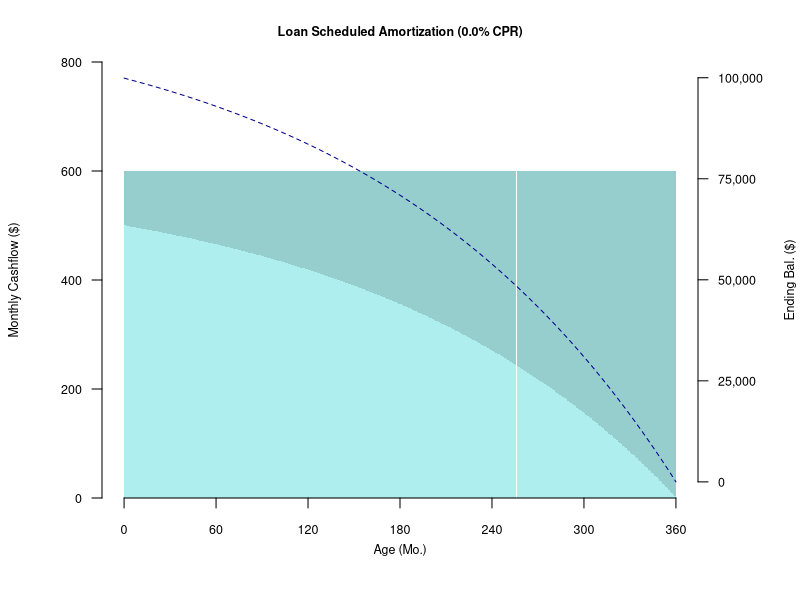
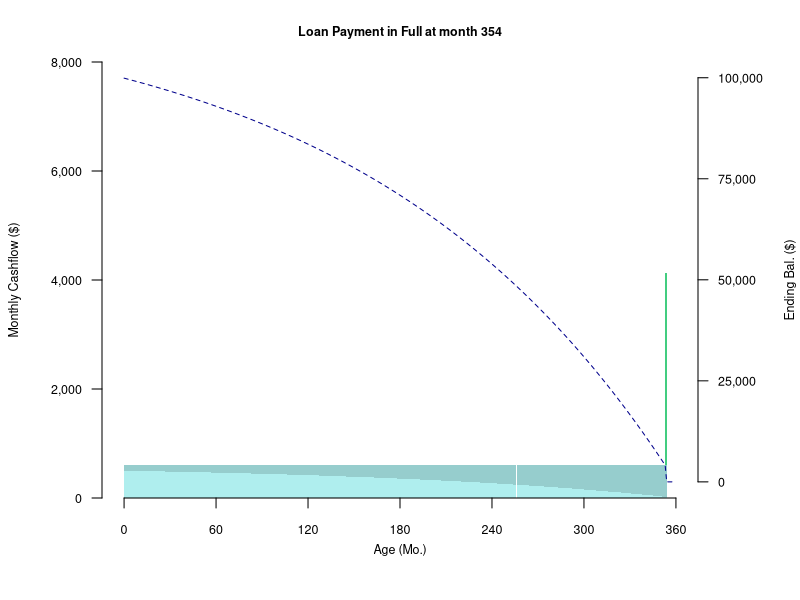
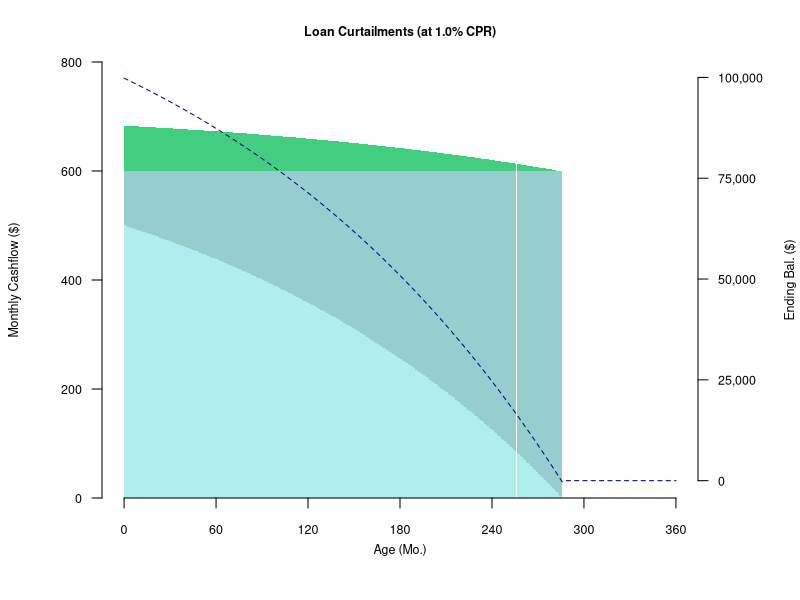
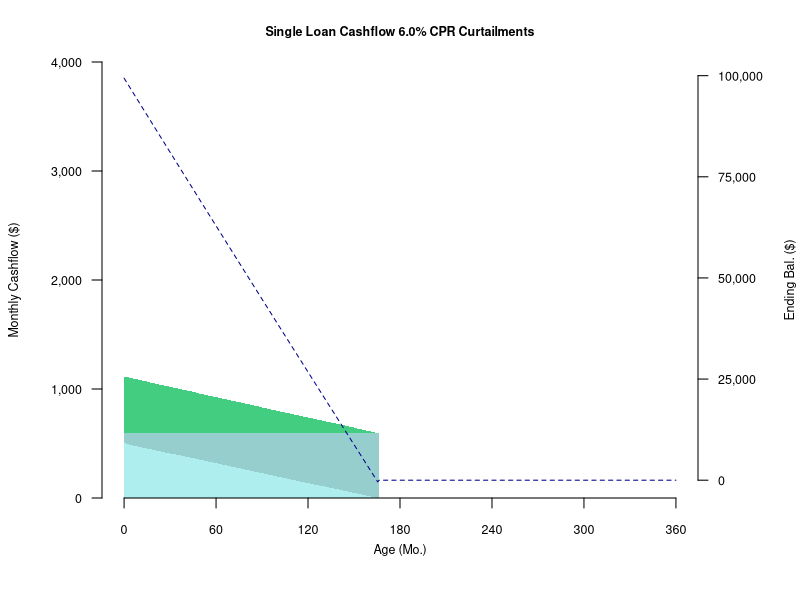
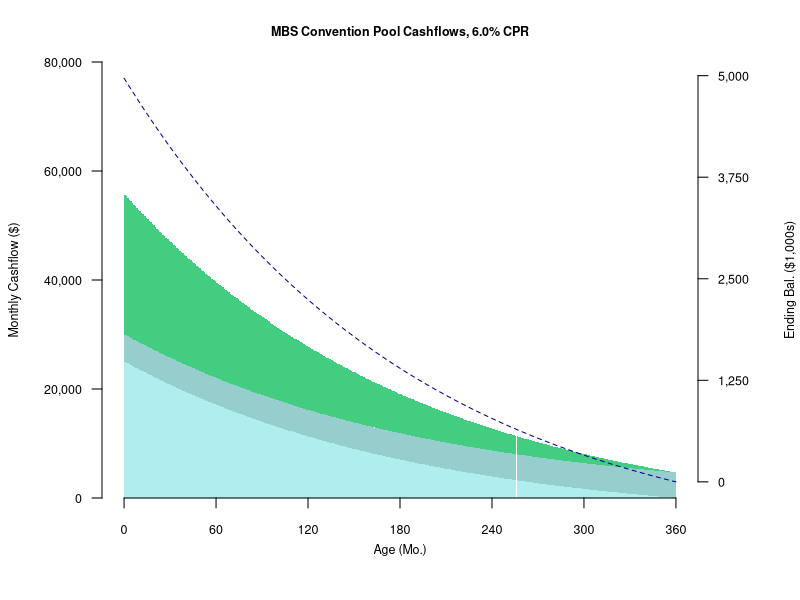
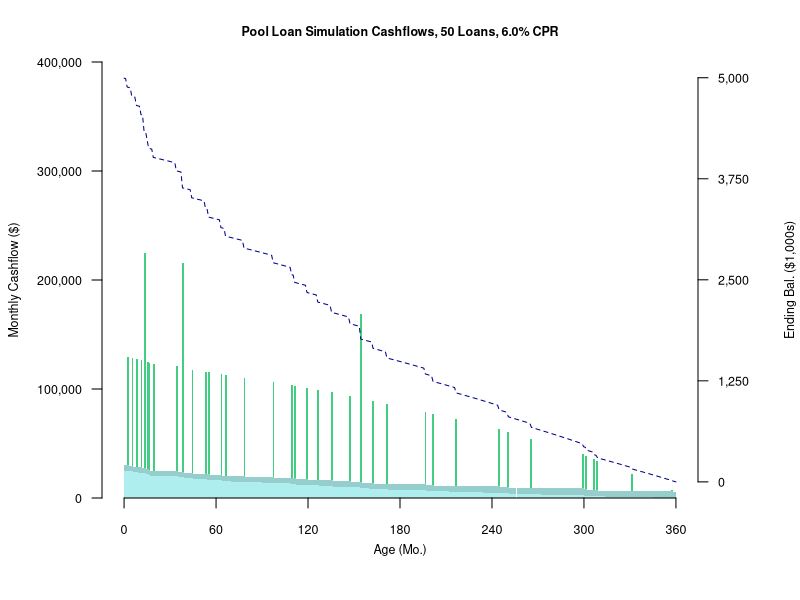
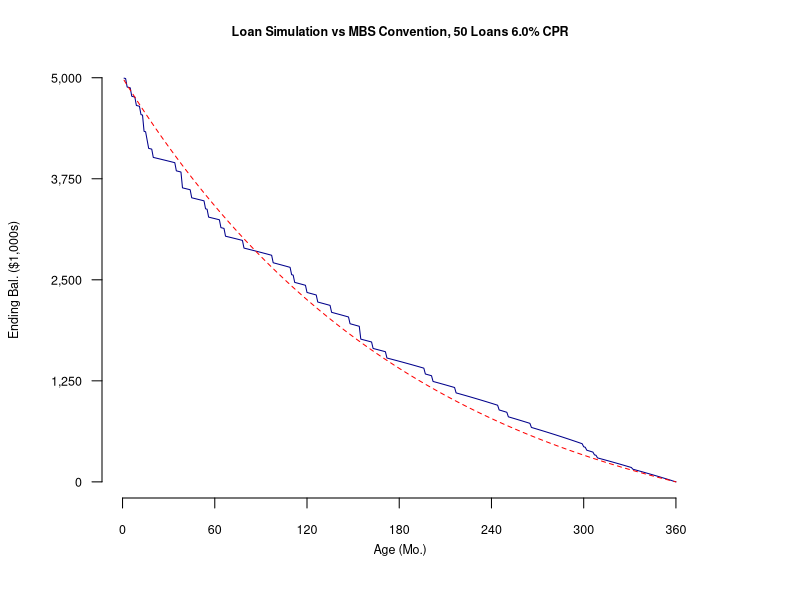

The R script that drew these images, in order:
## ---- chunk 1
library(dplyr)
library(data.table)
knitr::opts_chunk$set(echo = FALSE,fig.width=6,fig.height=3,dpi=300)
sched.prin.col<-"paleturquoise3"
int.col<-"paleturquoise"
unsched.prin.col<-"seagreen3"
ebal.col<-"darkblue"
ebal2.col<-"red"
cex.size<-0.75
## ---- chunk 2
orig.term<-360
note.rate<-0.06
orig.bal<-100000
scalar.cpr<-0.06 
cpr<-replicate(orig.term,scalar.cpr)
# parameter string equivalents
scalar.smm<-1-(1-scalar.cpr)^(1/12)
note.rate.str<-sprintf("%5.2f%%",note.rate*100)
orig.bal.str<-prettyNum(orig.bal,big.mark=",", scientific=FALSE)

scalar.cpr.str<-sprintf("%5.2f%%",scalar.cpr*100)
scalar.smm.str<-sprintf("%5.2f%%",scalar.smm*100)
## ---- chunk 3
loan.count<-50
## ---- chunk 4
# level.pay.calc()
# returns level (scheduled) payment given term to maturity and note.rate
level.pay.calc<-function(rem.term,monthly.rate)
{
  monthly.payment<-(monthly.rate*(1+monthly.rate)^rem.term)/((1+monthly.rate)^rem.term-1)
  return(monthly.payment)
}# level.pay.calc()
## ---- chunk 5
# amortize single loan incorporating prepayments
# CPR == 1 signifies paid-in-full
# 0 < CPR < 1 are curtailments
amort.loan.cf<-function(orig.term,note.rate,orig.bal,cpr=c(NA))
{
  monthly.rate<-note.rate/12
  if(is.na(cpr[1])){
    smm<-replicate(orig.term,0)
  } else {
    smm<-1-(1-cpr)^(1/12)
  }
  level.pay<-level.pay.calc(orig.term,monthly.rate)*orig.bal
  # initialize data.table for output
  cf<-data.table(mon=1:orig.term)
  cf[1,bbal:=orig.bal]
  cf[,int:=0]
  cf[,sched.prin:=0]
  cf[,unsched.prin:=0]
  cf[,prin:=0]
  cf[,eschedbal:=0]
  cf[,ebal:=0]
  # begin amortization
  mo.bbal<-orig.bal
  mo.unsched.prin<-0
  for(m in 1:orig.term){
    mo.int<-mo.bbal * monthly.rate        # pay interest first
    mo.sched.prin<-level.pay - mo.int     # remainder of payment is sched prin
    mo.eschedbal<-mo.bbal - mo.sched.prin # balance after sched prin is sched bal
    mo.unsched.prin<-mo.eschedbal*smm[m]  # unsched prin is % of sched bal
    mo.prin<-mo.sched.prin + mo.unsched.prin # total prin is sched + unsched prin
    mo.ebal<-mo.bbal - mo.prin            # ending actual balance
    # copy results to data.matrix, rounding to $0.01
    cf[m,bbal:=round(mo.bbal,2)]
    cf[m,int:=round(mo.int,2)]
    cf[m,sched.prin:=round(mo.sched.prin,2)]
    cf[m,unsched.prin:=round(mo.unsched.prin,2)]
    cf[m,prin:=round(mo.prin,2)]
    cf[m,eschedbal:=round(mo.eschedbal,2)]
    cf[m,ebal:=round(mo.ebal,2)]
    if(mo.ebal<=0.005) break
    mo.bbal<-mo.ebal # for next month
  }
  return (cf)
} # amort.loan.cf()
## ---- chunk 6
# amort.pool.cf()
# Amortize loan pool using MBS convention
# which models prepayments as continuous
# and pool as consisting of many loans of 0.01 each
# CPR in a given month represents the % of loans that PAY IN FULL that month
# there is no provision for curtailments
amort.pool.cf<-function(orig.term,note.rate,orig.bal,cpr=c(NA))
{
  monthly.rate<-note.rate/12
  if(is.na(cpr[1])){
    smm<-replicate(orig.term,0)
  } else {
    smm<-1-(1-cpr)^(1/12)
  }
  # initialize data.table for output
  cf<-data.table(mon=1:orig.term)
  cf[1,bbal:=orig.bal]
  cf[,int:=0]
  cf[,sched.prin:=0]
  cf[,unsched.prin:=0]
  cf[,prin:=0]
  cf[,eschedbal:=0]
  cf[,ebal:=0]
  mo.bbal<-orig.bal
  mo.unsched.prin<-0
  for(m in 1:orig.term){
    level.pay<-level.pay.calc(orig.term+1-m,monthly.rate)*mo.bbal  # recalc level pay based on act bal
    mo.int<-mo.bbal * monthly.rate          # pay interest first
    mo.sched.prin<-level.pay - mo.int       # remainder is sched prin
    mo.eschedbal<-mo.bbal - mo.sched.prin   # bal after sched prin is sched bal
    mo.unsched.prin<-mo.eschedbal*smm[m]    # unsched prin is % of sched bal
    mo.prin<-mo.sched.prin + mo.unsched.prin # total prin = sched + unsched prin
    mo.ebal<-mo.bbal - mo.prin              # actual bal
    # copy results to data.matrix, rounding to $0.01
    cf[m,bbal:=round(mo.bbal,2)]
    cf[m,int:=round(mo.int,2)]
    cf[m,sched.prin:=round(mo.sched.prin,2)]
    cf[m,unsched.prin:=round(mo.unsched.prin,2)]
    cf[m,prin:=round(mo.prin,2)]
    cf[m,eschedbal:=round(mo.eschedbal,2)]
    cf[m,ebal:=round(mo.ebal,2)]
    if(mo.ebal<=0.005) break
    mo.bbal<-mo.ebal # for next month
  }
  return (cf)
} # amort.pool.cf
## ---- chunk 7
# convenience function to find aesthetic max, where significant is divisible by 4
scale.axis.max<-function(val,divisions=4){
  power.floor<-floor(log(val,10))
  power.ceil<-ceiling(log(val,10))
  if (val/10^power.ceil > 0.7){
    return (10^power.ceil)
  }
  return (ceiling(val/10^power.floor/divisions)*divisions*10^power.floor)
} # scale.axis.max()
## ---- chunk 8
# plot.cfs() plot cashflows
#
plot.cfs<-function(cf,title){
  par(mar=c(bottom=5, left=5, top=3, right=5) + 0.1) # bot, left, top, right in lines
  maxy<-scale.axis.max(max(cf$int+cf$sched.prin+cf$unsched.prin))
  displ.y<-maxy
  suff.y<-"($)"
  if(maxy>1000*1000){
    displ.y<-maxy/1000
    suff.y<-"($1,000s)"
  }
  cfm<-as.matrix(cf[,c("int","sched.prin","unsched.prin")])
  rownames(cfm)<-cf$mon
  cfmt<-t(cfm) # transpose
  barplot(cfmt,border=NA,col=c(int.col,sched.prin.col,unsched.prin.col),space=c(0,0),
          ylim=c(0,maxy),
          cex.main=cex.size, 
          xaxt="n",yaxt="n",xlab="",ylab="",main=title)
  axis(1, at = seq(0, orig.term, 12*5),cex.axis=cex.size)
  axis(2, at = seq(0, maxy, maxy/4),
       prettyNum(seq(0, displ.y, displ.y/4),big.mark=",", scientific=FALSE),las=1,cex.axis=cex.size)
  
  maxy2<-max(cf[!is.na(cf$bbal)]$bbal)

  displ.y2<-maxy2
  suff.y2<-"($)"
  if(maxy2>1000*1000){
    displ.y2<-maxy2/1000
    suff.y2<-"($1,000s)"
  }
  
  par(new=TRUE)     # new plot on same canvas, for ending balance
  plot(cf$mon,cf$ebal,type="l",col=ebal.col,xlab="", lty=2, ylab="",xaxt="n",yaxt="n",axes=FALSE,
          cex.main=cex.size ## cex.axis=cex.size,cex.lab=cex.size
  )
  axis(4, at = seq(0, maxy2, maxy2/4),
     prettyNum(seq(0, displ.y2, displ.y2/4),big.mark=",", scientific=FALSE),las=1,cex.axis=cex.size)
  
  mtext("Age (Mo.)",side=1,line=2.0,cex=cex.size) 
  mtext(paste("Monthly Cashflow",suff.y),side=2,line=4.0,cex=cex.size) 
  mtext(paste("Ending Bal.",suff.y2),side=4,line=4.0,cex=cex.size) 
  legend(x="bottom", xpd=TRUE,inset = c(0, -0.65),horiz=TRUE,cex=cex.size,
         legend=c("Interest","Sched.Prin.","Unsched.Prin.","Ending Balance"),
         lty=c(1,1,1,2),
         col=c(NA,NA,NA,ebal.col),
         fill=c(int.col,sched.prin.col,unsched.prin.col,NA),border=NA,
         bty="n"
         )
} # plot.cfs()
## ---- chunk 9
plot.comp.bals<-function(cf,cf2,title){
  par(mar=c(bottom=5, left=5, top=3, right=5) + 0.1) # bot, left, top, right in lines
  
  maxy2<-max(cf[!is.na(cf$bbal)]$bbal)

  maxy<-max(cf[!is.na(cf$bbal)]$bbal,cf2[!is.na(cf2$bbal)]$bbal)
  displ.y<-maxy
  suff.y<-"($)"
  if(maxy>1000*1000){
    displ.y<-maxy/1000
    suff.y<-"($1,000s)"
  }

  plot(cf$mon,cf$ebal,type="l",col=ebal.col,main=title,
       xlab="", ylab="",xaxt="n",yaxt="n",axes=FALSE,
       cex.main=cex.size) 
  lines(cf2$mon,cf2$ebal,lty=2,col=ebal2.col) # dashed
  axis(1, at = seq(0, orig.term, 12*5),cex.axis=cex.size)
  axis(2, at = seq(0, maxy, maxy/4),
       prettyNum(seq(0, displ.y, displ.y/4),big.mark=",", scientific=FALSE),las=1,cex.axis=cex.size)

  mtext("Age (Mo.)",side=1,line=2.0,cex=cex.size) 
  mtext(paste("Ending Bal.",suff.y),side=2,line=4.0,cex=cex.size) 
  legend(x="bottom", xpd=TRUE,inset = c(0, -0.65),horiz=TRUE,cex=cex.size,
         legend=c("Loan Simulation","MBS Convention"),
         lty=c(1,2),
         col=c(ebal.col,ebal2.col),
         bty="n"
         )
} # plot.comp.bals()
## ---- chunk 10
cpr.eg<-0
cprsingle<-replicate(orig.term,cpr.eg)
cfloan<-amort.loan.cf(orig.term,note.rate,orig.bal,cprsingle)
title<-sprintf("Loan Scheduled Amortization (%3.1f%% CPR)",cpr.eg*100)
plot.cfs(cfloan,title)
## ---- chunk 11
pif.mon<-354
cprsingle<-replicate(orig.term,0)
cprsingle[pif.mon]<-1.0
cfloan<-amort.loan.cf(orig.term,note.rate,orig.bal,cprsingle)
title<-sprintf("Loan Payment in Full at month %3d",pif.mon)
plot.cfs(cfloan,title)
## ---- chunk 12
cpr.eg<-0.01
cprsingle<-replicate(orig.term,cpr.eg)
cfloan<-amort.loan.cf(orig.term,note.rate,orig.bal,cprsingle)
title<-sprintf("Loan Curtailments (at %3.1f%% CPR)",cpr.eg*100)
plot.cfs(cfloan,title)
## ---- chunk 13

cf1<-amort.loan.cf(orig.term,note.rate,orig.bal,cpr)
title<-sprintf("Single Loan Cashflow %3.1f%% CPR Curtailments",scalar.cpr*100)
plot.cfs(cf1,title)
## ---- chunk 14
pool.orig.bal<-orig.bal*loan.count
cf2<-amort.pool.cf(orig.term,note.rate,pool.orig.bal,cpr)

title<-sprintf("MBS Convention Pool Cashflows, %3.1f%% CPR",scalar.cpr*100)
plot.cfs(cf2,title)

## ---- chunk 15
set.seed(666)

cpr<-replicate(orig.term,scalar.cpr)
smm<-1-(1-cpr)^(1/12)

for(loan.no in 1:loan.count){
  pifcpr<-runif(n=orig.term)  # uniformly distributed random
  pifcpr<-(pifcpr<smm)*1      # interpret smm as a probability
  cf1<-amort.loan.cf(orig.term,note.rate,orig.bal,pifcpr)
  # accumulate individual loan cashflows to the pool level
  if(loan.no==1){
    accum_cf<-cf1
  } else {
    accum_cf<-accum_cf+cf1
  }
}
accum_cf$mon<-accum_cf$mon/loan.count
## ---- chunk 16
title<-sprintf("Pool Loan Simulation Cashflows, %d Loans, %3.1f%% CPR",loan.count,scalar.cpr*100)
plot.cfs(accum_cf,title)
## ---- chunk 17
title<-sprintf("Loan Simulation vs MBS Convention, %d Loans %3.1f%% CPR",
               loan.count,scalar.cpr*100)
plot.comp.bals(accum_cf,cf2,title)

